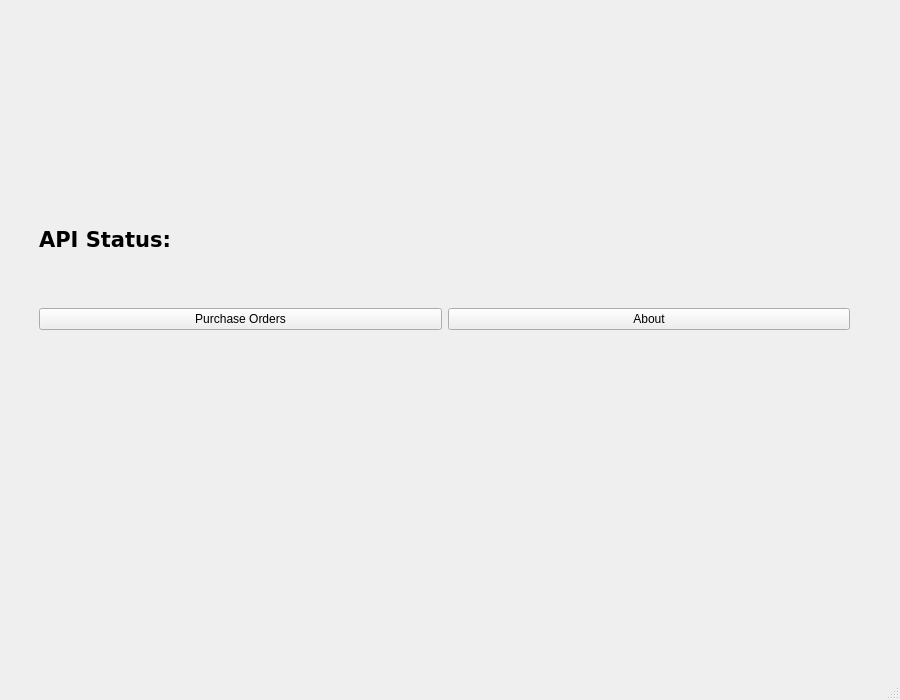
<?xml version="1.0" encoding="UTF-8"?>
<ui version="4.0">
 <class>MainWindow</class>
 <widget class="QMainWindow" name="MainWindow">
  <property name="geometry">
   <rect>
    <x>0</x>
    <y>0</y>
    <width>900</width>
    <height>700</height>
   </rect>
  </property>
  <property name="windowTitle">
   <string>MainWindow</string>
  </property>
  <widget class="QWidget" name="centralwidget">
   <widget class="QStackedWidget" name="stackedwidget">
    <property name="geometry">
     <rect>
      <x>19</x>
      <y>179</y>
      <width>851</width>
      <height>451</height>
     </rect>
    </property>
    <widget class="QWidget" name="start">
     <widget class="QWidget" name="horizontalLayoutWidget_2">
      <property name="geometry">
       <rect>
        <x>20</x>
        <y>20</y>
        <width>811</width>
        <height>80</height>
       </rect>
      </property>
      <layout class="QHBoxLayout" name="horizontalLayout_2">
       <item>
        <widget class="QLabel" name="label_api_status">
         <property name="font">
          <font>
           <family>DejaVu Sans</family>
           <pointsize>16</pointsize>
           <weight>75</weight>
           <bold>true</bold>
          </font>
         </property>
         <property name="text">
          <string>API Status: </string>
         </property>
        </widget>
       </item>
      </layout>
     </widget>
     <widget class="QWidget" name="horizontalLayoutWidget">
      <property name="geometry">
       <rect>
        <x>20</x>
        <y>120</y>
        <width>811</width>
        <height>41</height>
       </rect>
      </property>
      <layout class="QHBoxLayout" name="horizontalLayout">
       <item>
        <widget class="QPushButton" name="btn_purchase_orders">
         <property name="styleSheet">
          <string notr="true">min-height:1.5em;</string>
         </property>
         <property name="text">
          <string>Purchase Orders</string>
         </property>
        </widget>
       </item>
       <item>
        <widget class="QPushButton" name="btn_about">
         <property name="styleSheet">
          <string notr="true">min-height:1.5em;</string>
         </property>
         <property name="text">
          <string>About</string>
         </property>
        </widget>
       </item>
      </layout>
     </widget>
    </widget>
    <widget class="QWidget" name="page_2"/>
   </widget>
   <widget class="QWidget" name="verticalLayoutWidget">
    <property name="geometry">
     <rect>
      <x>40</x>
      <y>20</y>
      <width>811</width>
      <height>141</height>
     </rect>
    </property>
    <layout class="QVBoxLayout" name="verticalLayout">
     <item>
      <widget class="QLabel" name="label">
       <property name="text">
        <string/>
       </property>
       <property name="pixmap">
        <pixmap>../../../resources/img/logo.png</pixmap>
       </property>
       <property name="scaledContents">
        <bool>true</bool>
       </property>
       <property name="wordWrap">
        <bool>false</bool>
       </property>
      </widget>
     </item>
    </layout>
   </widget>
  </widget>
  <widget class="QMenuBar" name="menubar">
   <property name="geometry">
    <rect>
     <x>0</x>
     <y>0</y>
     <width>900</width>
     <height>22</height>
    </rect>
   </property>
  </widget>
  <widget class="QStatusBar" name="statusbar"/>
 </widget>
 <resources/>
 <connections/>
</ui>
